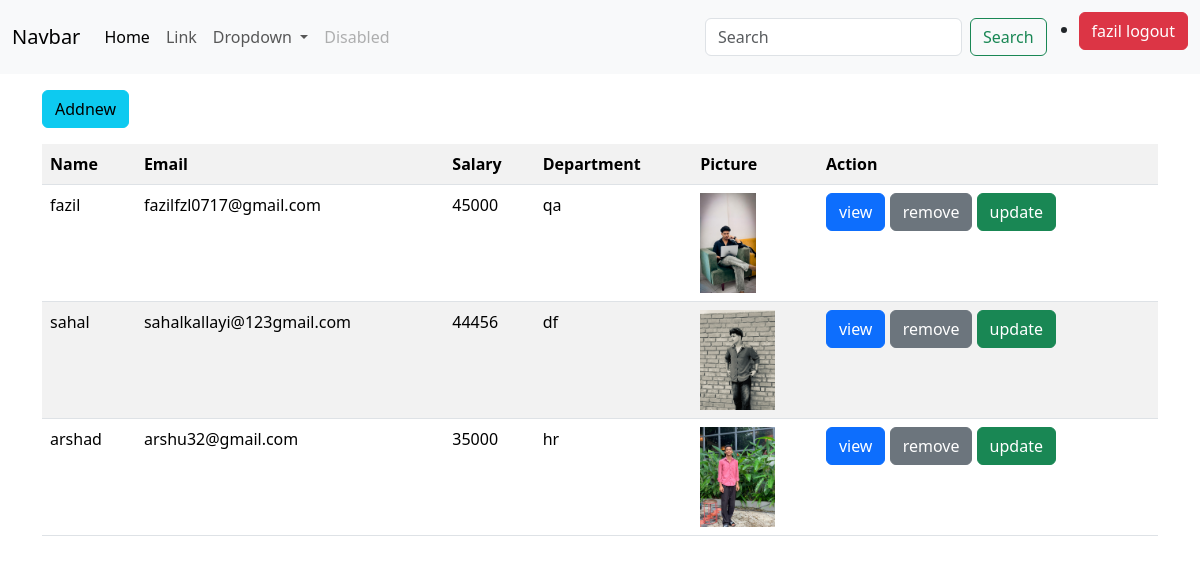
The app's page /employee/all/ (signed in) with its own data.
### crm/models.py (models this page shows, shortened)
class Employee(models.Model):
    name=models.CharField(max_length=200)
    email=models.EmailField(unique=True)
    address=models.TextField()
    department=models.CharField(max_length=200)
    salary=models.PositiveIntegerField()
    date_of_join=models.DateField()
    gender_options=(
        ("male","male"),
        ("female","female")
    )
    gender=models.CharField(max_length=200,choices=gender_options,default="male")
    picture=models.ImageField(upload_to="employee_image",null=True,blank=True)

### crm/views.py (the view)
# urls.py: path("employee/all/",views.EmployeeListView.as_view(),name="employee-list"),
class EmployeeListView(View):
    template_name=("employee_list.html")
    def get(self,request,*args,**kwargs):
        search_text=request.GET.get("filter")
        qs=Employee.objects.all()
        return render(request,self.template_name,{"data":qs})

### crm/templates/employee_list.html
{%extends 'base.html'%}
{%block main_block%}
<div class="container">
    <div class="my-3">
        <a href="{%url 'employee-add'%}" class="btn btn-info">Addnew</a>
    </div>
   <table class="table table-striped">
    <tr>
        <th>Name</th>
        <th>Email</th>
        <th>Salary</th>
        <th>Department</th>
        <th>Picture</th>
        <th>Action</th>
    </tr>
    {%for e in data%}
    <tr>
        <td>{{e.name}}</td>
        <td>{{e.email}}</td>
        <td>{{e.salary}}</td>
        <td>{{e.department}}</td>
        <td>
            {%if e.picture%}
            <img src="{{e.picture.url}}" alt="" class="" height="100px">
            {%endif%}
        </td>
        <td>
            <a href="{%url 'employee-detail' e.id%}" class="btn btn-primary">view</a>
            <a href="{%url 'employee-delete' e.id%}" class="btn btn-secondary">remove</a>
            <a href="{%url 'employee-update' e.id%}" class="btn btn-success">update</a>
        </td>
    </tr>
    {%endfor%}
   </table>
</div>
{%endblock%}

### crm/templates/base.html (shortened to what this page needs)
<!DOCTYPE html>
{%load static%}
<html lang="en">
<head>
    <link href="https://cdn.jsdelivr.net/npm/bootstrap@5.3.3/dist/css/bootstrap.min.css" rel="stylesheet">
</head>
<body>
    <nav class="navbar navbar-expand-lg bg-body-tertiary">
        <div class="container-fluid">
          <a class="navbar-brand" href="#">Navbar</a>
          <div class="collapse navbar-collapse" id="navbarSupportedContent">
            <ul class="navbar-nav me-auto mb-2 mb-lg-0">
              <li class="nav-item">
                <a class="nav-link active" aria-current="page" href="#">Home</a>
              </li>
              <li class="nav-item">
                <a class="nav-link" href="#">Link</a>
              </li>
              <li class="nav-item dropdown">
                <a class="nav-link dropdown-toggle" href="#" role="button" data-bs-toggle="dropdown" aria-expanded="false">
                  Dropdown
                </a>
              </li>
              <li class="nav-item">
                <a class="nav-link disabled" aria-disabled="true">Disabled</a>
              </li>
            </ul>
            <form class="d-flex" role="search">
              <input class="form-control me-2" type="search" placeholder="Search" aria-label="Search">
              <button class="btn btn-outline-success" type="submit">Search</button>
            </form>
            <ul>
              <li class="nav-item mt-1">
                <a href="{%url 'sign-out'%}" class="btn btn-danger">{{request.user}} logout</a>
              </li>
            </ul>
          </div>
        </div>
      </nav>
      {%block main_block%}
      {%endblock%}
</body>
</html>

### records on screen
Employee: name "fazil", email "fazilfzl0717@gmail.com", salary "45000", department "qa", picture (picture)
Employee: name "sahal", email "sahalkallayi@123gmail.com", salary "44456", department "df", picture (picture)
Employee: name "arshad", email "arshu32@gmail.com", salary "35000", department "hr", picture (picture)

### other values on screen
{{ request.user }} "fazil"
